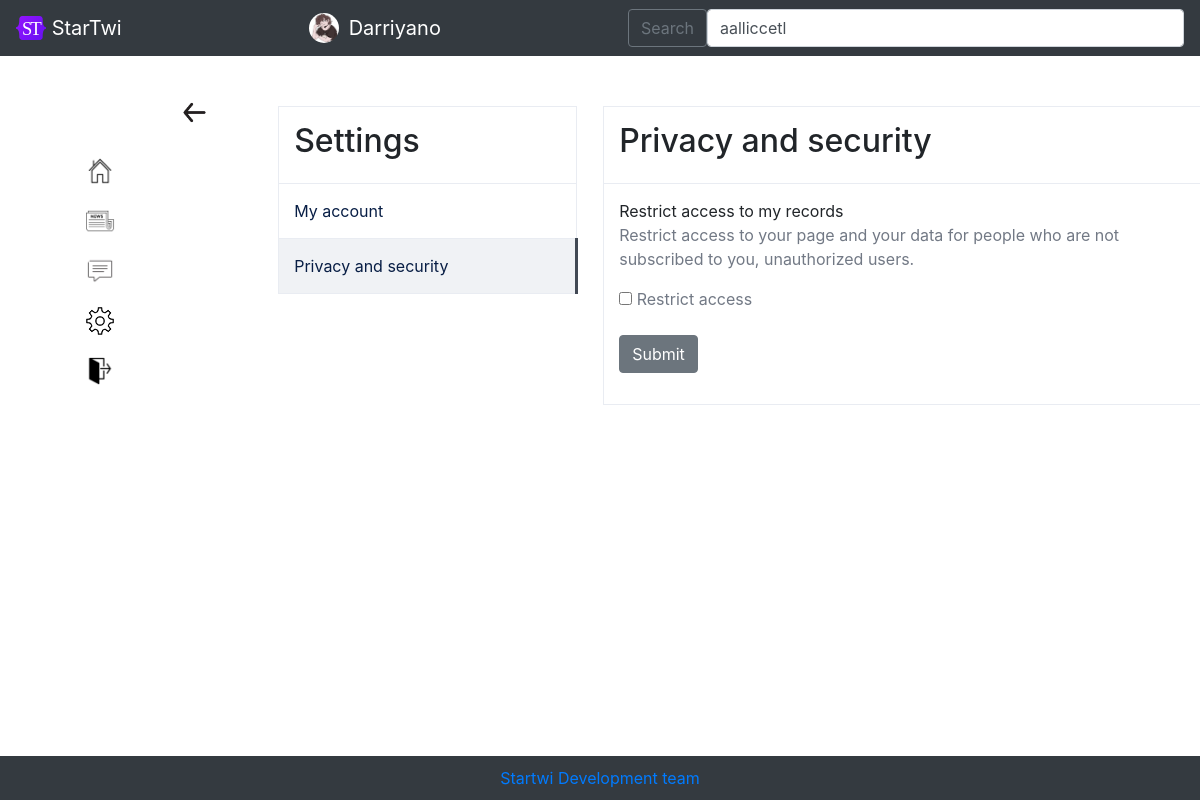
The app's page /restrict_access (signed in) with its own data.
### data/users.py (models this page shows, shortened)
class User(SqlAlchemyBase, UserMixin):
    __tablename__ = 'users'
    id = sqlalchemy.Column(sqlalchemy.Integer, primary_key=True, autoincrement=True)
    username = sqlalchemy.Column(sqlalchemy.String, unique=True, nullable=True)
    year_of_birth = sqlalchemy.Column(sqlalchemy.Integer, nullable=True)
    month_of_birth = sqlalchemy.Column(sqlalchemy.Integer, nullable=True)
    day_of_birth = sqlalchemy.Column(sqlalchemy.Integer, nullable=True)
    country = sqlalchemy.Column(sqlalchemy.String, nullable=True)
    email = sqlalchemy.Column(sqlalchemy.String, unique=True, nullable=True)
    hashed_password = sqlalchemy.Column(sqlalchemy.String, nullable=True)
    modified_date = sqlalchemy.Column(sqlalchemy.DateTime, default=datetime.datetime.now())
    photo = sqlalchemy.Column(sqlalchemy.String, unique=True, nullable=True)
    about_me = sqlalchemy.Column(sqlalchemy.String, unique=True, nullable=True)
    followers = sqlalchemy.Column(sqlalchemy.String, nullable=True, default=' ')
    following = sqlalchemy.Column(sqlalchemy.String, nullable=True, default=' ')
    restrict = sqlalchemy.Column(sqlalchemy.Boolean, nullable=True, default=False)
    blacklist = sqlalchemy.Column(sqlalchemy.String, nullable=True, default=' ')

### main.py (the view, shortened to what this page needs)
@app.route('/restrict_access', methods=['GET', 'POST'])
@login_required
def restrict_access():
    form = RestrictAccessForm()
    return render_template('restrictaccess.html', title='Restrict',
                           url_for=url_for, form=form, userlist=get_userlist(),
                           css_file=url_for('static', filename='css/style.css'),
                           params='Privacy and security'
                           )

### forms/RestrictAccessForm.py
class RestrictAccessForm(FlaskForm):
    restrict = BooleanField('Restrict access')
    submit = SubmitField('Submit')

### data/db_session.py (called while the page is built)
def create_session() -> Session:
    global __factory
    return __factory()

### main.py (called while the page is built)
@login_manager.user_loader
def load_user(user_id):
    db_sess = db_session.create_session()
    return db_sess.query(User).get(user_id)

def get_userlist():
    return sorted(db_session.create_session().query(User).filter(User.username != current_user.username),
                  key=lambda x: [0 if str(x.id) in current_user.following.split(', ') else 1,
                                 - len(list(set(current_user.following.split(', ')) & set(
                                     x.following.split(', ')))),
                                 - len(list(set(current_user.followers.split(', ')) & set(
                                     x.followers.split(', ')))),
                                 x.username])

### templates/restrictaccess.html (shortened to what this page needs)
{% extends "base_logged_in.html" %}
{% block content %}
<a href="/privacy_and_security/{{ current_user.username }}" class="settingsback"><img src="{{ url_for('static', filename='img/back.png') }}" width="33px"></a>
<div class="block">
    <div class="params">
        <table>
        <tr><td><h2 class="">Settings</h2></td></tr>
        {% if params == 'Account settings' %}
            <tr><td class="selected"><a href="/account_settings/{{ current_user.username }}">My account</a></td></tr>
            <tr><td><a href="/privacy_and_security/{{ current_user.username }}">Privacy and security</a></td></tr>
        {% else %}
            <tr><td><a href="/account_settings/{{ current_user.username }}">My account</a></td></tr>
            <tr><td class="selected"><a href="/privacy_and_security/{{ current_user.username }}">Privacy and security</a></td></tr>
        {% endif %}
        </table>
    </div>
    <div class="information">
        <table class="table_information">
            <tr><td><h2 class="">{{ params }}</h2></td></tr>
            <tr><td>Restrict access to my records</a>
                <form action="" method="post">
                    <p>Restrict access to your page and your data for people who are not subscribed to you, unauthorized users.</p>
                    <p>{{ form.restrict() }} {{ form.restrict.label }}</p>
                    <p>{{ form.submit(type="submit", class="btn btn-secondary") }}</p>
                </form>
            </td></tr>
        </table>
    </div>
</div>
{% endblock %}

### templates/base_logged_in.html (shortened to what this page needs)
<!DOCTYPE html>
<html lang="en">
<head>
    <link rel="stylesheet"
          href="https://stackpath.bootstrapcdn.com/bootstrap/4.4.1/css/bootstrap.min.css"
>
    <link href="http://rawgithub.com/indrimuska/jquery-editable-select/master/dist/jquery-editable-select.min.css" rel="stylesheet">
    <link rel="stylesheet" type="text/css" href={{ css_file }}>
</head>
<body>
    <header>
        <nav class="navbar navbar-dark bg-dark">
            <a class="navbar-brand" href="#">
                <img src="/static/img/startwi-logo.svg" alt="" width="30" height="24" class="d-inline-block align-text-top">
                StarTwi
            </a>
            <a href="/account/{{ current_user.username }}" style="text-decoration: none;" class="navbar-brand">
                <img src="{{ url_for('static', filename='img/' + current_user.photo) }}" alt="" width="30" height="30" class="icon" style="margin: 0px; margin-right: 10px;">
                {{ current_user.username }}</a>
            <form class="d-flex" method="post" id="sample_form" name="sample_form">
                <button class="btn btn-outline-secondary" type="submit" name="Save" id="save">Search</button>
                <select name="users" id="users" class="form-control me-2" type="search" placeholder="Search" aria-label="Search">
                    {% for found_user in userlist %}
                        {% if found_user %}
                            <option>{{ found_user.username }}</option>
                        {% endif %}
                    {% endfor %}
               </select>
      </form>
    </nav>
    </header>
    <main role="main" class="container">
        <div style="float:left;">
            <ul style="list-style-type: none;">
                <li><a href="/account/{{ current_user.username }}"><img src="{{ url_for('static', filename='img/home_icon.png') }}" style="width:30px; margin-top:60px;"></a></li>
                <li><a href="/newstape"><img src="{{ url_for('static', filename='img/news_icon.png') }}" style="width:30px; margin-top:20px;"></a></li>
                <li><a href="/chats"><img src="{{ url_for('static', filename='img/messenger_icon.png') }}" style="width:30px; margin-top:20px;"></a></li>
                <li><a href="/account_settings/{{ current_user.username }}"><img src="{{ url_for('static', filename='img/settings.png') }}" style="width:30px; margin-top:20px;"></a></li>
                <li><a href="/logout"><img src="{{ url_for('static', filename='img/exit-icon.png') }}" style="width:30px; margin-top:20px;"></a></li>
            </ul>
        </div>
        <div style="margin-left: 12%">
            {% block content %}{% endblock %}
        </div>
        <br><br><br>
          <div class="footer"><a href="mailto:dashastepanova1901@mail.ru">Startwi Development team</a>
  </div>
    </main>
</body>
</html>

### static/css/style.css (style rules this page uses)
.params { padding-top: 10px; padding-bottom: 10px; padding-left: 10px; float: left; position: absolute; width: 200px; }
.block { margin: 40px; }
.selected { border-right: 3px solid #424954; background: #f0f2f5; }
table { border: 1px solid #e9ecf2; border-radius: 10px; width: 300px; margin-left: 50px; }
.information { margin-left: 325px; padding-top: 10px; padding-bottom: 10px; padding-left: 10px; position: absolute; width: 500px; }
td { padding-top: 15px; padding-bottom: 15px; padding-left: 15px; border-bottom: 1px solid #e9ecf2; }
.icon { width: 30px; border-radius: 30px; float: left; margin: 20px; font-size: 27px; }
.table_information { width: 600px; }
table a, .table_information a { color: #081e45; display: block; height: 100%; }
table p { color: #727985; }
.settingsback { margin-bottom: 0px; float:left; position: absolute; }

### templates/base_logged_in.html (style rules this page uses)
.footer { position: fixed; left: 0; bottom: 0; padding: 10px; background: #343a40; color: #ffffff; width: 100%; text-align: center; }

### records on screen
User: photo (picture), username "Darriyano"

### other values on screen
{{ params }} "Privacy and security"
form field users "aalliccetl"
